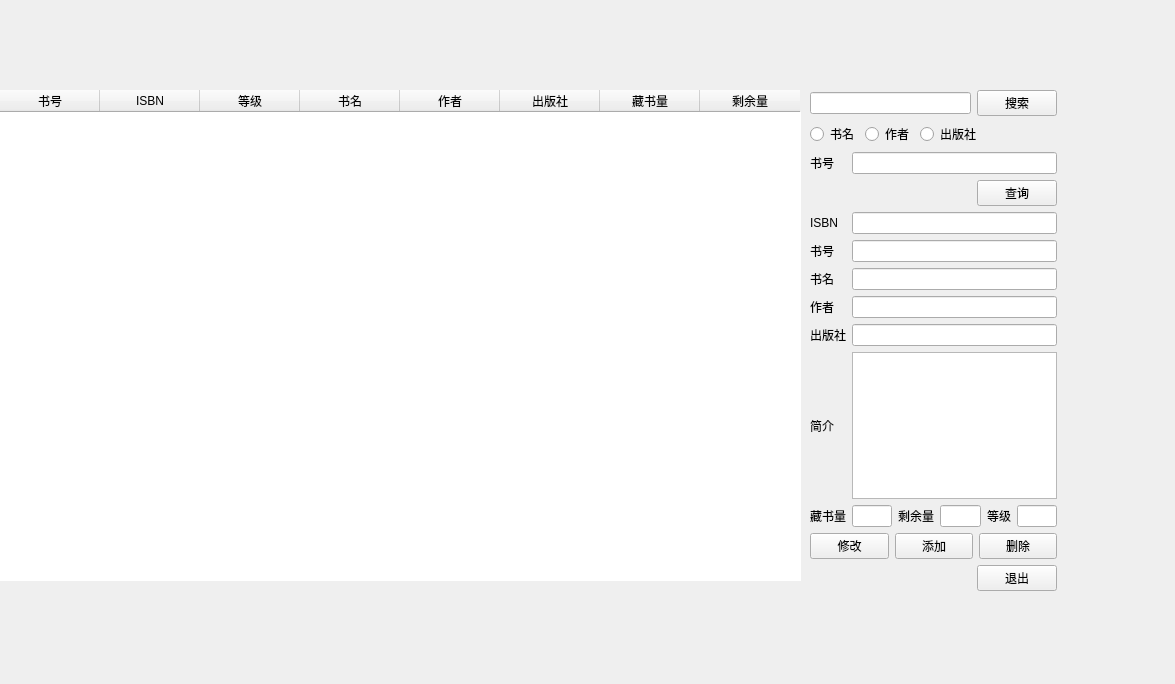
<?xml version="1.0" encoding="UTF-8"?>
<ui version="4.0">
 <class>book_information</class>
 <widget class="QMainWindow" name="book_information">
  <property name="geometry">
   <rect>
    <x>0</x>
    <y>0</y>
    <width>1175</width>
    <height>684</height>
   </rect>
  </property>
  <property name="windowTitle">
   <string>MainWindow</string>
  </property>
  <widget class="QWidget" name="centralwidget">
   <widget class="QWidget" name="gridLayoutWidget_2">
    <property name="geometry">
     <rect>
      <x>810</x>
      <y>90</y>
      <width>247</width>
      <height>501</height>
     </rect>
    </property>
    <layout class="QGridLayout" name="gridLayout_2">
     <item row="10" column="1">
      <widget class="QTextEdit" name="intro_edit"/>
     </item>
     <item row="19" column="0" colspan="2">
      <layout class="QHBoxLayout" name="horizontalLayout_3">
       <item>
        <spacer name="horizontalSpacer">
         <property name="orientation">
          <enum>Qt::Horizontal</enum>
         </property>
         <property name="sizeHint" stdset="0">
          <size>
           <width>40</width>
           <height>20</height>
          </size>
         </property>
        </spacer>
       </item>
       <item>
        <widget class="QPushButton" name="exit_but">
         <property name="text">
          <string>退出</string>
         </property>
        </widget>
       </item>
      </layout>
     </item>
     <item row="9" column="0">
      <widget class="QLabel" name="label_7">
       <property name="text">
        <string>出版社</string>
       </property>
      </widget>
     </item>
     <item row="8" column="0">
      <widget class="QLabel" name="label_5">
       <property name="text">
        <string>作者</string>
       </property>
      </widget>
     </item>
     <item row="8" column="1">
      <widget class="QLineEdit" name="author_edit"/>
     </item>
     <item row="17" column="0" colspan="2">
      <layout class="QHBoxLayout" name="horizontalLayout_2">
       <item>
        <widget class="QPushButton" name="modify_but">
         <property name="text">
          <string>修改</string>
         </property>
        </widget>
       </item>
       <item>
        <widget class="QPushButton" name="insert_but">
         <property name="text">
          <string>添加</string>
         </property>
        </widget>
       </item>
       <item>
        <widget class="QPushButton" name="delete_but">
         <property name="text">
          <string>删除</string>
         </property>
        </widget>
       </item>
      </layout>
     </item>
     <item row="7" column="1">
      <widget class="QLineEdit" name="name_edit"/>
     </item>
     <item row="0" column="0" colspan="2">
      <layout class="QGridLayout" name="gridLayout">
       <item row="0" column="0">
        <widget class="QLineEdit" name="search_edit"/>
       </item>
       <item row="0" column="1">
        <widget class="QPushButton" name="search_but">
         <property name="text">
          <string>搜索</string>
         </property>
        </widget>
       </item>
       <item row="1" column="0" colspan="2">
        <layout class="QHBoxLayout" name="horizontalLayout">
         <item>
          <widget class="QRadioButton" name="name_but">
           <property name="text">
            <string>书名</string>
           </property>
          </widget>
         </item>
         <item>
          <widget class="QRadioButton" name="author_but">
           <property name="text">
            <string>作者</string>
           </property>
          </widget>
         </item>
         <item>
          <widget class="QRadioButton" name="press_but">
           <property name="text">
            <string>出版社</string>
           </property>
          </widget>
         </item>
         <item>
          <spacer name="horizontalSpacer_3">
           <property name="orientation">
            <enum>Qt::Horizontal</enum>
           </property>
           <property name="sizeHint" stdset="0">
            <size>
             <width>40</width>
             <height>20</height>
            </size>
           </property>
          </spacer>
         </item>
        </layout>
       </item>
      </layout>
     </item>
     <item row="10" column="0">
      <widget class="QLabel" name="label_8">
       <property name="text">
        <string>简介</string>
       </property>
      </widget>
     </item>
     <item row="7" column="0">
      <widget class="QLabel" name="label">
       <property name="text">
        <string>书名</string>
       </property>
      </widget>
     </item>
     <item row="9" column="1">
      <widget class="QLineEdit" name="press_edit"/>
     </item>
     <item row="1" column="0">
      <widget class="QLabel" name="label_2">
       <property name="text">
        <string>书号</string>
       </property>
      </widget>
     </item>
     <item row="3" column="1">
      <layout class="QHBoxLayout" name="horizontalLayout_4">
       <item>
        <spacer name="horizontalSpacer_2">
         <property name="orientation">
          <enum>Qt::Horizontal</enum>
         </property>
         <property name="sizeHint" stdset="0">
          <size>
           <width>40</width>
           <height>20</height>
          </size>
         </property>
        </spacer>
       </item>
       <item>
        <widget class="QPushButton" name="search_id">
         <property name="text">
          <string>查询</string>
         </property>
        </widget>
       </item>
      </layout>
     </item>
     <item row="6" column="0">
      <widget class="QLabel" name="label_6">
       <property name="text">
        <string>书号</string>
       </property>
      </widget>
     </item>
     <item row="6" column="1">
      <widget class="QLineEdit" name="id_edit"/>
     </item>
     <item row="1" column="1">
      <widget class="QLineEdit" name="search_id_edit"/>
     </item>
     <item row="4" column="1">
      <widget class="QLineEdit" name="ISBN_edit"/>
     </item>
     <item row="4" column="0">
      <widget class="QLabel" name="label_9">
       <property name="text">
        <string>ISBN</string>
       </property>
      </widget>
     </item>
     <item row="11" column="0" colspan="2">
      <layout class="QHBoxLayout" name="horizontalLayout_5">
       <item>
        <widget class="QLabel" name="label_3">
         <property name="text">
          <string>藏书量</string>
         </property>
        </widget>
       </item>
       <item>
        <widget class="QLineEdit" name="total_edit"/>
       </item>
       <item>
        <widget class="QLabel" name="label_4">
         <property name="text">
          <string>剩余量</string>
         </property>
        </widget>
       </item>
       <item>
        <widget class="QLineEdit" name="left_edit"/>
       </item>
       <item>
        <widget class="QLabel" name="label_10">
         <property name="text">
          <string>等级</string>
         </property>
        </widget>
       </item>
       <item>
        <widget class="QLineEdit" name="level_edit"/>
       </item>
      </layout>
     </item>
    </layout>
   </widget>
   <widget class="QTableWidget" name="book_table">
    <property name="enabled">
     <bool>true</bool>
    </property>
    <property name="geometry">
     <rect>
      <x>0</x>
      <y>90</y>
      <width>801</width>
      <height>491</height>
     </rect>
    </property>
    <property name="layoutDirection">
     <enum>Qt::LeftToRight</enum>
    </property>
    <property name="autoFillBackground">
     <bool>false</bool>
    </property>
    <property name="styleSheet">
     <string notr="true">border-color: rgb(0, 0, 0);</string>
    </property>
    <property name="frameShape">
     <enum>QFrame::NoFrame</enum>
    </property>
    <property name="frameShadow">
     <enum>QFrame::Sunken</enum>
    </property>
    <column>
     <property name="text">
      <string>书号</string>
     </property>
    </column>
    <column>
     <property name="text">
      <string>ISBN</string>
     </property>
    </column>
    <column>
     <property name="text">
      <string>等级</string>
     </property>
    </column>
    <column>
     <property name="text">
      <string>书名</string>
     </property>
    </column>
    <column>
     <property name="text">
      <string>作者</string>
     </property>
    </column>
    <column>
     <property name="text">
      <string>出版社</string>
     </property>
    </column>
    <column>
     <property name="text">
      <string>藏书量</string>
     </property>
    </column>
    <column>
     <property name="text">
      <string>剩余量</string>
     </property>
    </column>
   </widget>
  </widget>
 </widget>
 <resources/>
 <connections/>
</ui>
